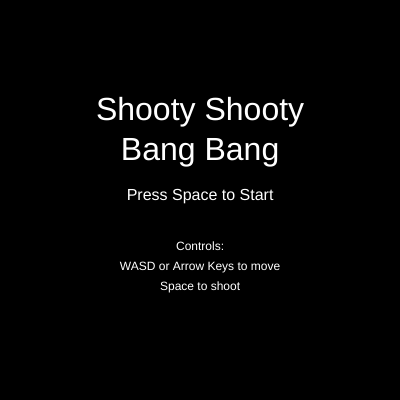
Frame 1 (no input)
Frame 60 (no input): identical to frame 1, image omitted
Frame 120 (the mouse pressed at the canvas centre since frame 60): identical to frame 1, image omitted

The p5.js sketch that drew this single still picture (run headless with seeded random() and noise() and a simulated clock; from frame 60 on, the mouse is pressed at the canvas centre):

// p5.js sketch
// ── sketch.js
p5.disableFriendlyErrors = true; // disables FES to increase performance
function keyPressed() {
	keyArray[keyCode] = 1;
	if (key === " " && !title && !gameOver && !gameWin) {
		//if spacebar is pressed and the game is not over, shoot a bullet
		bul = new bulletclass(player.x + 10, player.y + 10, radians(playerAngle));
	}
}
function keyReleased() {
	keyArray[keyCode] = 0;
}
function setup() {
	createCanvas(400, 400);
	stroke(0);
	strokeWeight(1);
	background(0, 0, 0, 0);
	rocks = [];
	prizes = [];
	enemies = [];
	trail = [];
	translateX = 0;
	translateY = 0;
	playerAngle = 0;
	for (let i = 0; i < 42; i++) {
		for (let j = 0; j < 42; j++) {
			if (map2[j][i] === " ") grass.push(new gclass(i * 20, j * 20)); //if the tile is empty, add a grass tile
			else if (map2[j][i] === "c") player = new cclass(i * 20, j * 20); //player
			else if (map2[j][i] === "r") rocks.push(new rclass(i * 20, j * 20)); //rock
			else if (map2[j][i] === "p") prizes.push(new pclass(i * 20, j * 20)); //prize
			else if (map2[j][i] === "e") enemies.push(new eclass(i * 20, j * 20)); //enemy
		}
	}
	initPlayer(); //initialize the player texture
	translate(3, 25);
	initRock(); //initialize the rock texture
	initBullet(); //initialize the bullet texture
	translate(0, 25);
	initEnemy(); //initialize the enemy texture
}
function initPlayer() {
	push();
	background(100, 140, 0, 0); //draw background color (green)
	fill(103, 140, 199);
	rect(0, 0, 20, 20); // main hull
	noStroke();
	for (let i = 0; i < 7; i++) {
		i % 2 == 0 ? fill(0) : fill(81, 81, 81);
		rect(0, i * 3, 4, 4); // left and right side of wheels
		rect(20 - 4, i * 3, 4, 4);
	}
	stroke(0);
	fill(50, 100, 200);
	rect(20 * 0.45, -20 / 2, 20 / 10, 15, 3); // gun
	rect(20 / 3, 5, 20 / 3, 10, 2); // top hull
	pop();
	playertex = get(0, 0, 20, 20);
}
function initRock() {
	push();
	stroke(0);
	fill(80);
	strokeWeight(2);
	let w = 16;
	arc(w / 2, 7, w, 20 / 1.5, PI, 0);
	line(0, 7, 0, 20);
	line(w, 7, w, 20);
	line(0, 20, w, 20);
	noStroke();
	rect(1, 6, w - 2, 14);
	fill(60);
	rect(2, 12, w - 4, 2);
	rect(2, 16, w - 4, 2);
	rocktex = get(2, 23, 20, 25);
	pop();
}
function initBullet() {
	push();
	let w = 15; //the width of the bullet
	let h = 10; //the height of the bullet
	translate(10, 80);
	rotate(this.dir);
	fill(75);
	beginShape();
	vertex(0, h / 4);
	vertex(w / 2, h / 4);
	vertex(w, 0);
	vertex(w / 2, -h / 4);
	vertex(0, -h / 4);
	vertex(w / 6, 0);
	endShape(CLOSE);
	bullettex = get(11, 101, 18, 8);
	pop();
}
function initEnemy() {
	push();
	stroke(0);
	fill(200, 40, 40);
	circle(10, 10, 20);
	fill(200, 200, 200);
	noStroke();
	let eyex = 14;
	ellipse(eyex, 6, 5, 6);
	ellipse(eyex, 14, 5, 6);
	fill(0);
	ellipse(eyex, 6, 4, 3);
	ellipse(eyex, 14, 4, 3);
	pop();
	enemytex = get(2, 49, 22, 22); // get the texture for the enemy when full health
	push();
	translate(20, 20);
	stroke(0);
	fill(150, 40, 40);
	circle(10, 10, 12);
	fill(200, 200, 200);
	noStroke();
	ellipse(eyex, 6, 5, 6);
	ellipse(eyex, 14, 5, 6);
	fill(0);
	ellipse(eyex, 6, 4, 3);
	ellipse(eyex, 14, 4, 3);
	pop();
	enemytex2 = get(20, 70, 20, 20); // get the texture for the enemy when half health
}
function gameOverScreen() {
	text("Game Over", 100, 200); //display game over text at the center of the screen
	if (keyArray[32] === 1) {
		//if spacebar is pressed restart the game
		gameOver = false;
		setup();
	}
}
function gameWinScreen() {
	winRotate -= 0.05; //rotate the win text
	push();
	textAlign(CENTER);
	textSize(32);
	translate(width / 2, height / 2); //move to the center of the screen, so the text is centered and rotate the text around the center
	rotate(winRotate);
	text("You Win!", 0, 0); //display the win text

	if (keyArray[32] === 1) {
		//if spacebar is pressed restart the game
		gameWin = false;
		setup();
	}
	pop();
}
function showTitle() {
	push();
	background(0);
	textSize(32);
	fill(255);
	textAlign(CENTER);
	text("Shooty Shooty", width / 2, height / 2 - 80); //display the title
	text("Bang Bang", width / 2, height / 2 - 40); //display the title 2
	textSize(16);
	text("Press Space to Start", width / 2, height / 2);
	textSize(12);
	text("Controls:", width / 2, height / 2 + 50); // show the controls
	text("WASD or Arrow Keys to move", width / 2, height / 2 + 70);
	text("Space to shoot", width / 2, height / 2 + 90);
	if (keyArray[32] === 1) title = false; //if spacebar is pressed, start the game
	pop();
}
function handletrails() {
	// create a trail of lines behind the player that fades out over time
	for (let i = 0; i < trail.length; i++) {
		push();
		translate(translateX + trail[i].x, translateY + trail[i].y);
		rotate(radians(trail[i].angle));
		stroke(0, 0, 0, i * 5);
		line(0, 0, trail[i].x - trail[i].x2, trail[i].y - trail[i].y2);
		pop();
	}
	// add the current position of the player to the trail
	trail.push({
		x: player.x + player.w / 2,
		y: player.y + player.h / 2,
		x2: player.x,
		y2: player.y + player.h / 2,
		angle: playerAngle,
	});
	if (trail.length > 30) trail.shift(); // remove the oldest line in the trail if there are more than 50 lines
}
function showWall() {
	push(); //draw the walls of the map
	translate(translateX + 20, translateY + 20);
	line(0, 0, 760, 0); //top wall
	line(0, 0, 0, 800); //left wall
	line(760, 0, 760, 800); //right wall
	line(0, 800, 760, 800); //bottom wall
	pop();
}
function showPrizeleft() {
	noStroke();
	textSize(20);
	fill(0);
	text("Prizes Left: " + prizes.length, 10, 20); //display the number of prizes left on the screen
}
function draw() {
	background(100, 140, 0);
	if (title) return showTitle(); //if the title screen is active, show the title screen
	if (gameOver) return gameOverScreen(); //if the game is over, show the game over screen
	if (gameWin) return gameWinScreen(); //if the game is won, show the game win screen

	for (let i = 0; i < grass.length; i++) grass[i].show(); // draw all the grass tiles (ONLY ENABLE THIS IF YOUR COMPUTER IS FAST ENOUGH, OTHERWISE IT WILL BE SLOW)
	playermove(); //move the player
	for (let i = 0; i < enemies.length; i++) {
		//move all the enemies
		enemies[i].move();
		enemies[i].show();
		if (rectIntersect(player, enemies[i])) gameOver = true;
	}
	for (var pri of prizes) pri.show();
	for (var roc of rocks) roc.show();
	stroke(0);
	showWall(); //draw the walls of the map
	player.show(); //draw the player
	if (ex) ex.show(); //draw the explosion if it exists
	if (bul) bul.show(); //draw the bullet if it exists
	showPrizeleft();
}
var title = true; //if the title screen is active
var winRotate = 0; //the rotation of the win text
var playerAngle = 0; //the angle of the player
var keyArray = [];
var translateX = 0; //the x position of the camera
var translateY = 0; //the y position of the camera
var enemies = [];
var rocks = [];
var prizes = [];
var grass = [];
var trail = [];
var player;
var playertex; //the texture of the player
var enemytex; //the texture of the enemy
var enemytex2; //the texture of the enemy when it has half health
var bullettex; //the texture of the bullet
var rocktex; //the texture of the rock
var gameOver = false; //if the game is over
var gameWin = false; //if the game is won
var ex; //the explosion
var bul; //the bullet
const enemyspeed = 1.6;
const playerspeed = 2;
const map2 = [
	"wwwwwwwwwwwwwwwwwwwwwwwwwwwwwwwwwwwwwwww",
	"wp           r     r                   w",
	"w                            r         w",
	"w   r     r        e              p    w",
	"w                  rr            r     w",
	"w         a                            w",
	"w     r   p                            w",
	"w                                      w",
	"w                               p      w",
	"w        r        r                    w",
	"w         c       r       r      r     w",
	"w    r            r                    w",
	"w                       p           r  w",
	"w          r             r             w",
	"w                    a            e    w",
	"w       p                      r   p   w",
	"w   e                                  w",
	"w            r    r       p            w",
	"w                                 r    w",
	"w        p                             w",
	"w                r                     w",
	"w                        r     p       w",
	"w  p              r r                  w",
	"w          r      r p e                w",
	"w                                  r   w",
	"w             r             r          w",
	"w     r p                              w",
	"w                r                     w",
	"w                       r              w",
	"w           r           p         r    w",
	"w     p                           r    w",
	"w               a     r                w",
	"w                                      w",
	"w                                      w",
	"w      rr   p    r          r          w",
	"w                             p        w",
	"w                                   r  w",
	"w       r       r r  p                 w",
	"w   e   p                   e          w",
	"w            r         r      p     r  w",
	"w                                      w",
	"wwwwwwwwwwwwwwwwwwwwwwwwwwwwwwwwwwwwwwww",
];
function distSquared(x1, y1, x2, y2) {
	let dx = x2 - x1;
	let dy = y2 - y1;
	return dx * dx + dy * dy; //calculate the distance between two points without sqrt (faster)
}
function playermove() {
	let forward;
	if (keyArray[87] === 1 || keyArray[UP_ARROW] === 1) forward = 1; //if W or up arrow is pressed, move forward
	else if (keyArray[83] === 1 || keyArray[DOWN_ARROW] === 1) forward = -1; //if S or down arrow is pressed, move backward
	keyArray[65] === 1 || keyArray[LEFT_ARROW] ? (playerAngle -= 3) : playerAngle;
	keyArray[68] === 1 || keyArray[RIGHT_ARROW] ? (playerAngle += 3) : playerAngle;
	if (forward) {
		movePlayer(cos(radians(playerAngle)) * playerspeed * forward, 0); //move the player horizontally
		movePlayer(0, sin(radians(playerAngle)) * playerspeed * forward); //move the player vertically
	}
	handletrails(); //draw the trail
}
function rectIntersect(r1, r2) {
	//check if two rectangles intersect (used to check collisions)
	if (r1.x >= r2.x + r2.w || r2.x >= r1.x + r1.w) return false; // no horizontal overlap
	if (r1.y >= r2.y + r2.h || r2.y >= r1.y + r1.h) return false; // no vertical overlap
	return true; // if the above statements are not true, there is an overlap
}
function movePlayer(x, y) {
	const newPos = { x: player.x + x, y: player.y + y, w: 20, h: 20 }; //get the location of the intended move
	for (let i = 0; i < rocks.length; i++) {
		if (rectIntersect(newPos, rocks[i])) {
			player.x -= 2 * x; // make the player bounce back if they hit a rock
			player.y -= 2 * y;
			return;
		}
	}
	for (let i = 0; i < prizes.length; i++) {
		//check if the player collides with a prize
		if (rectIntersect(newPos, prizes[i])) {
			prizes.splice(i, 1); //remove the prize from the array
			i--;
			gameWin = prizes.length === 0; //check if the player has won the game (if there are no prizes left)
		}
	}
	player.x = constrain(newPos.x, 20, 760); //constrain the player's position to the map
	player.y = constrain(newPos.y, 20, 800);

	const cameraMargin = 150;
	if (player.x + translateX < cameraMargin) translateX++; //move the camera if the player is close to the edge of the screen
	else if (player.x + translateX > width - cameraMargin) translateX--;
	if (player.y + translateY < cameraMargin) translateY++;
	else if (player.y + translateY > height - cameraMargin) translateY--;
}
class pclass {
	// prize class
	constructor(x, y) {
		this.x = x;
		this.y = y;
		this.w = 20;
		this.h = 20;
		this.color = [random(30, 110), random(60, 190), random(80, 255)]; //randomize the color of the prize
		this.img;
	}
	show() {
		//draw the prize
		push();
		fill(this.color);
		stroke(0);
		strokeWeight(1);
		translate(translateX + this.x + 10, translateY + this.y + 10);
		circle(0, 0, 10);
		pop();
	}
}
class cclass {
	// character class
	constructor(x, y) {
		this.x = x;
		this.y = y;
		this.w = 20;
		this.h = 20;
	}
	show() {
		push();
		translate(translateX + this.x + this.w / 2, translateY + this.y + this.h / 2); //move the camera
		rotate(radians(playerAngle + 90)); //rotate the player to face the direction they are moving
		image(playertex, -this.w / 2, -this.h / 2);
		pop();
	}
}
class eclass {
	// enemy class
	constructor(x, y) {
		this.x = x;
		this.y = y;
		this.w = 20;
		this.h = 20;
		this.wanderFrames = 3 * frameRate; //how many frames the enemy should wander for in seconds
		this.direction = p5.Vector.fromAngle(0); //the direction the enemy should wander in or chase the player in
		this.range = 100;
		this.health = 2;
		this.avoid = false; //whether the enemy should avoid the bullet
	}
	show() {
		push();
		translate(translateX + this.x + this.w / 2, translateY + this.y + this.h / 2); //move the camera
		rotate(this.direction.heading()); //rotate the enemy to face the direction they are moving
		translate(-this.w / 2, -this.h / 2);
		if (this.health === 2) image(enemytex, 0, 0); //draw the enemy based on their health
		else image(enemytex2, 0, 0);
		pop();
	}
	move() {
		if (this.avoidBullet()) return; //if the enemy should avoid the bullet, do so and exit the function
		if (distSquared(this.x, this.y, player.x, player.y) > this.range ** 2) return this.wander(); // wander if the player is far away, and exit the function
		this.chasePlayer(); // chase the player if they are close enough
	}
	wander() {
		if (this.wanderFrames > 0) {
			//if the enemy should still be wandering
			this.wanderFrames--;
			for (let i = 0; i < rocks.length; i++) {
				if (rectIntersect(this, rocks[i])) {
					//check if the enemy collides with a rock
					this.x -= 4 * this.direction.x;
					this.y -= 4 * this.direction.y;
					this.wanderFrames = random(60, 120);
					this.direction = p5.Vector.random2D().mult(0.2 * enemyspeed);
					return;
				}
			}
			this.x = constrain(this.x + this.direction.x, 20, 760);
			this.y = constrain(this.y + this.direction.y, 20, 800);
		} else {
			this.wanderFrames = random(60, 120); //randomize the amount of frames the enemy should wander for
			this.direction = p5.Vector.random2D().mult(0.2 * enemyspeed);
		}
	}
	avoidBullet() {
		if (bul && bul.showB) {
			//if the bullet is active
			let a = bul.start;
			let b = bul.end;
			let p = createVector(this.x, this.y);
			let op = eclass.orthogonalProjection(a, b, p); //get the orthogonal projection of the bullet on the enemy
			let d = p5.Vector.dist(p, op);
			let avoiddir = createVector(this.x - op.x, this.y - op.y)
				.normalize()
				.mult(enemyspeed); //get the direction the enemy should move to avoid the bullet
			if (d < 100 && dist(bul.x, bul.y, this.x, this.y) < 100) {
				this.avoid = true;
				this.x = constrain(this.x + avoiddir.x, 20, 760);
				this.y = constrain(this.y + avoiddir.y, 20, 800);
				for (let i = 0; i < rocks.length; i++) {
					if (rectIntersect(this, rocks[i])) {
						this.x -= 4 * avoiddir.x;
						this.y -= 4 * avoiddir.y;
						return;
					}
				}
				this.direction = avoiddir;
				return true;
			} else this.avoid = false; //if the bullet is not close enough to the enemy, stop avoiding it
		} else this.avoid = false;
		return false; //return whether the enemy is avoiding the bullet
	}
	chasePlayer() {
		let xdist = Math.abs(this.x - player.x);
		let ydist = Math.abs(this.y - player.y);
		this.direction = p5.Vector.fromAngle(atan2(player.y - this.y, player.x - this.x)).mult(enemyspeed);
		if (xdist > ydist) this.x += this.direction.x;
		else this.y += this.direction.y;
		for (let i = 0; i < rocks.length; i++) {
			//check if the enemy collides with a rock
			if (rectIntersect(this, rocks[i])) {
				this.x -= 4 * this.direction.x;
				this.y -= 4 * this.direction.y;
				return;
			}
		}
	}
	static orthogonalProjection(a, b, p) {
		//get the orthogonal projection of a point on a line
		// find nearest point along a LINE
		let d1 = p5.Vector.sub(b, a).normalize();
		let d2 = p5.Vector.sub(p, a);
		d1.mult(d2.dot(d1));
		return p5.Vector.add(a, d1);
	}
}
class rclass {
	// rock class
	constructor(x, y) {
		this.x = x;
		this.y = y;
		this.w = 20;
		this.h = 20;
	}
	show() {
		push();
		translate(translateX, translateY);
		image(rocktex, this.x, this.y, 20, 20); //draw the rock
		pop();
	}
}
class explosionclass {
	constructor(x, y) {
		this.x = x;
		this.y = y;
		this.colorS = [255, 30, 30, 255];
		this.colorF = [255, 255, 0, 255];
	}
	show() {
		if (this.colorS[3] < 1) return; //if the explosion is invisible, stop drawing it
		push();
		stroke(this.colorS);
		fill(this.colorF);
		translate(translateX + this.x, translateY + this.y);
		beginShape();
		for (let i = 0; i < 50; i++) {
			//draw the explosion as a bunch of random points
			let v;
			if (i % 2 == 0) v = createVector(random(-10, 10), random(-10, 10));
			else v = createVector(random(-15, 15), random(-15, 15));
			vertex(v.x, v.y);
		}
		endShape(CLOSE);
		pop();
		this.colorS[3] -= 10; //make the explosion fade out over time
		this.colorS[0] -= 1; // make the explosion's stroke color fade out over time
		this.colorF[0] -= 10;
		this.colorF[1] -= 10;
		this.colorF[3] -= 10;
	}
}
class bulletclass {
	constructor(x, y, dir) {
		this.dir = dir;
		this.x = x;
		this.y = y;
		this.direction = p5.Vector.fromAngle(this.dir).mult(5); //the direction the bullet should move in
		this.start = createVector(this.x, this.y); //the position the bullet was created at
		this.end = createVector(this.x + 260 * this.direction.x, this.y + 260 * this.direction.y); //the position the bullet should stop at
		this.w = 15; //the width of the bullet
		this.h = 10; //the height of the bullet
		this.showB = true; //whether or not the bullet should be shown
	}
	show() {
		if (!this.showB) return; //if the bullet should not be shown, stop drawing it
		push();
		translate(translateX + this.x, translateY + this.y);
		rotate(this.dir);
		image(bullettex, 0, 0, 18, 9);
		this.x += this.direction.x; //move the bullet
		this.y += this.direction.y;
		pop();
		for (let i = 0; i < rocks.length; i++) {
			if (rectIntersect(this, rocks[i])) {
				//check if the bullet collides with a rock
				rocks.splice(i, 1); //remove the rock
				ex = new explosionclass(this.x, this.y); //create an explosion
				this.showB = false;
				return;
			}
		}
		for (let i = 0; i < enemies.length; i++) {
			if (rectIntersect(this, enemies[i])) {
				//check if the bullet collides with an enemy
				enemies[i].health--; //decrease the enemy's health
				if (enemies[i].health <= 0) enemies.splice(i, 1); //if the enemy's health is 0 or less, remove it
				ex = new explosionclass(this.x, this.y); //create an explosion
				this.showB = false;
				return;
			}
		}
	}
}
class gclass {
	// background grass class (for the background)
	constructor(x, y) {
		this.x = x;
		this.y = y;
		//the color of the grass (the alpha value is randomized so that the grass looks more natural)
		this.color = [random(80, 120), random(120, 160), random(0), random(0, 80)];
	}
	show() {
		push();
		translate(translateX, translateY);
		fill(this.color);
		rect(this.x, this.y, 20, 20);
		pop();
	}
}
